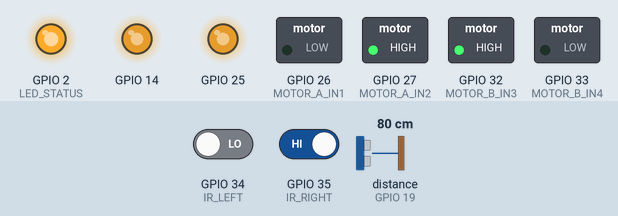
This sketch was run on a simulated ESP32. Parts: switched loads named in the sketch (green lamp = pin HIGH), output pins drawn as LEDs (lit = HIGH). Wiring (inferred from the names in the program): ultrasonic range finder: trigger GPIO 18; echo GPIO 19. The test bench sets the inputs (shaded band); at power-on: GPIO 34 (IR_LEFT) LOW, GPIO 35 (IR_RIGHT) HIGH, distance to the obstacle (sensor on GPIO 19) 80 cm. The echo pulse lasts 58.3 µs per cm; pins used as bus, display or sensor lines are not drawn; what the sketch prints to the serial monitor is not drawn.

Above: at 0.05 s.
At 0.9 s:
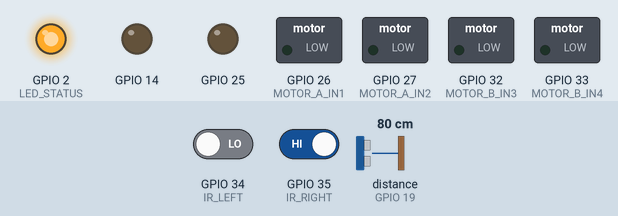
Timing chart, 0 to 3.0 s (numbered marks = the images above):
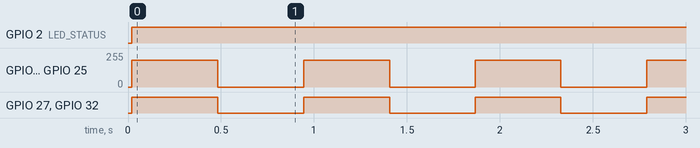

The sketch:

robot_controller.ino
```cpp
/*
 * robot_controller.ino
 * Obstacle-avoiding two-wheel robot for ESP32-WROOM-32.
 *
 * GENERATED by the project's firmware pipeline (Agent 3). Do not hand-edit:
 * change the architecture JSON and regenerate, so the pin map and the code
 * stay in sync.
 *
 * Wiring is fixed by architecture.json. Every pin below is validated against it.
 */

#include <Arduino.h>

// ---------------------------------------------------------------- pin map
#define MOTOR_A_ENA      25
#define MOTOR_A_IN1      26
#define MOTOR_A_IN2      27
#define MOTOR_B_ENB      14
#define MOTOR_B_IN3      32
#define MOTOR_B_IN4      33

#define SONAR_TRIG       18
#define SONAR_ECHO       19

#define IR_LEFT          34
#define IR_RIGHT         35

#define SERVO_SCAN       13
#define LED_STATUS        2

// -------------------------------------------------------------- constants
static const int   STOP_DISTANCE_CM   = 20;
static const int   CLEAR_DISTANCE_CM  = 30;
static const int   CRUISE_DUTY        = 180;
static const int   TURN_DUTY          = 200;
static const int   PWM_FREQ           = 1000;
static const int   PWM_BITS           = 8;
static const unsigned long LOOP_MS    = 20;    // 50 Hz
static const unsigned long SONAR_MS   = 60;    // sensor settling
static const unsigned long TURN_MS    = 450;
static const unsigned long ECHO_TIMEOUT_US = 25000UL;  // ~4 m round trip

// ------------------------------------------------------- PWM compatibility
// Arduino-ESP32 core 2.x and 3.x use different LEDC APIs. This shim keeps the
// sketch compiling on both (NFR-4).
#if defined(ESP_ARDUINO_VERSION_MAJOR) && ESP_ARDUINO_VERSION_MAJOR >= 3
  #define PWM_SETUP(pin, ch)            ledcAttach((pin), PWM_FREQ, PWM_BITS)
  #define PWM_WRITE(pin, ch, duty)      ledcWrite((pin), (duty))
#else
  #define PWM_SETUP(pin, ch)            do { ledcSetup((ch), PWM_FREQ, PWM_BITS); ledcAttachPin((pin), (ch)); } while (0)
  #define PWM_WRITE(pin, ch, duty)      ledcWrite((ch), (duty))
#endif

static const int CH_A = 0;
static const int CH_B = 1;

// ------------------------------------------------------------------ state
enum RobotState { FORWARD, STOPPED, TURNING };
static RobotState state = FORWARD;

static unsigned long lastLoopMs    = 0;
static unsigned long lastSonarMs   = 0;
static unsigned long stateSinceMs  = 0;
static int  distanceCm  = -1;          // -1 = no reading yet
static bool leftBlocked  = false;
static bool rightBlocked = false;
static bool ledOn = false;

// ------------------------------------------------------------------ motors
static void motorsStop() {
  digitalWrite(MOTOR_A_IN1, LOW);
  digitalWrite(MOTOR_A_IN2, LOW);
  digitalWrite(MOTOR_B_IN3, LOW);
  digitalWrite(MOTOR_B_IN4, LOW);
  PWM_WRITE(MOTOR_A_ENA, CH_A, 0);
  PWM_WRITE(MOTOR_B_ENB, CH_B, 0);
}

static void motorsForward(int duty) {
  digitalWrite(MOTOR_A_IN1, HIGH);
  digitalWrite(MOTOR_A_IN2, LOW);
  digitalWrite(MOTOR_B_IN3, HIGH);
  digitalWrite(MOTOR_B_IN4, LOW);
  PWM_WRITE(MOTOR_A_ENA, CH_A, duty);
  PWM_WRITE(MOTOR_B_ENB, CH_B, duty);
}

static void motorsTurnRight(int duty) {
  // left wheel back, right wheel forward -> pivot turn
  digitalWrite(MOTOR_A_IN1, LOW);
  digitalWrite(MOTOR_A_IN2, HIGH);
  digitalWrite(MOTOR_B_IN3, HIGH);
  digitalWrite(MOTOR_B_IN4, LOW);
  PWM_WRITE(MOTOR_A_ENA, CH_A, duty);
  PWM_WRITE(MOTOR_B_ENB, CH_B, duty);
}

// ------------------------------------------------------------------- sonar
// Fully non-blocking HC-SR04 driver. The ping is started on one cycle and the
// echo is sampled on later cycles, so loop() never stalls (NFR-1). A timeout
// or a zero reading is treated as an obstacle (fail safe).
enum SonarPhase { SONAR_IDLE, SONAR_WAIT_RISE, SONAR_WAIT_FALL };
static SonarPhase sonarPhase = SONAR_IDLE;
static unsigned long sonarEdgeUs = 0;

static void sonarPing() {
  digitalWrite(SONAR_TRIG, LOW);
  delayMicroseconds(2);
  digitalWrite(SONAR_TRIG, HIGH);
  delayMicroseconds(10);
  digitalWrite(SONAR_TRIG, LOW);
  sonarEdgeUs = micros();
  sonarPhase = SONAR_WAIT_RISE;
}

static void sonarStep() {
  switch (sonarPhase) {
    case SONAR_IDLE:
      break;

    case SONAR_WAIT_RISE:
      if (digitalRead(SONAR_ECHO) == HIGH) {
        sonarEdgeUs = micros();
        sonarPhase = SONAR_WAIT_FALL;
      } else if (micros() - sonarEdgeUs > ECHO_TIMEOUT_US) {
        distanceCm = 0;                  // no echo: fail safe
        sonarPhase = SONAR_IDLE;
      }
      break;

    case SONAR_WAIT_FALL:
      if (digitalRead(SONAR_ECHO) == LOW) {
        unsigned long width = micros() - sonarEdgeUs;
        distanceCm = (int)(width / 58UL);  // us -> cm
        sonarPhase = SONAR_IDLE;
      } else if (micros() - sonarEdgeUs > ECHO_TIMEOUT_US) {
        distanceCm = 0;                  // echo never ended: fail safe
        sonarPhase = SONAR_IDLE;
      }
      break;
  }
}

// --------------------------------------------------------------- telemetry
static void telemetry() {
  Serial.print("{\"state\":\"");
  Serial.print(state == FORWARD ? "FORWARD" : state == STOPPED ? "STOPPED" : "TURNING");
  Serial.print("\",\"distance_cm\":");
  Serial.print(distanceCm);
  Serial.print(",\"ir_left\":");
  Serial.print(leftBlocked ? 1 : 0);
  Serial.print(",\"ir_right\":");
  Serial.print(rightBlocked ? 1 : 0);
  Serial.println("}");
}

// ------------------------------------------------------------------ status
static void statusService(unsigned long now) {
  bool want = (state == FORWARD) ? ((now / 250) % 2 == 0) : true;
  if (want != ledOn) {
    ledOn = want;
    digitalWrite(LED_STATUS, ledOn ? HIGH : LOW);
  }
}

// -------------------------------------------------------------------- setup
void setup() {
  Serial.begin(115200);

  pinMode(MOTOR_A_IN1, OUTPUT);
  pinMode(MOTOR_A_IN2, OUTPUT);
  pinMode(MOTOR_B_IN3, OUTPUT);
  pinMode(MOTOR_B_IN4, OUTPUT);
  PWM_SETUP(MOTOR_A_ENA, CH_A);
  PWM_SETUP(MOTOR_B_ENB, CH_B);

  pinMode(SONAR_TRIG, OUTPUT);
  pinMode(SONAR_ECHO, INPUT);

  pinMode(IR_LEFT, INPUT);
  pinMode(IR_RIGHT, INPUT);

  pinMode(LED_STATUS, OUTPUT);

  motorsStop();               // never energise the motors before this
  state = FORWARD;
  stateSinceMs = millis();
}

// --------------------------------------------------------------------- loop
void loop() {
  unsigned long now = millis();
  if (now - lastLoopMs < LOOP_MS) return;
  lastLoopMs = now;

  // ---- sensors
  sonarStep();                        // advance the echo measurement every cycle
  if (sonarPhase == SONAR_IDLE && now - lastSonarMs >= SONAR_MS) {
    lastSonarMs = now;
    sonarPing();                      // sensor has settled, start the next ping
  }
  leftBlocked  = (digitalRead(IR_LEFT)  == LOW);
  rightBlocked = (digitalRead(IR_RIGHT) == LOW);

  // ---- state machine
  switch (state) {
    case FORWARD:
      if (distanceCm >= 0 && distanceCm < STOP_DISTANCE_CM) {
        motorsStop();
        state = STOPPED;
        stateSinceMs = now;
      } else if (leftBlocked && !rightBlocked) {
        motorsTurnRight(TURN_DUTY);
        state = TURNING;
        stateSinceMs = now;
      } else {
        motorsForward(CRUISE_DUTY);
      }
      break;

    case STOPPED:
      if (now - stateSinceMs >= TURN_MS) {
        motorsTurnRight(TURN_DUTY);
        state = TURNING;
        stateSinceMs = now;
      }
      break;

    case TURNING:
      if (now - stateSinceMs >= TURN_MS) {
        if (distanceCm >= CLEAR_DISTANCE_CM) {
          motorsForward(CRUISE_DUTY);
          state = FORWARD;
        } else {
          motorsStop();
          state = STOPPED;
        }
        stateSinceMs = now;
      }
      break;
  }

  telemetry();
  statusService(now);
}
```

Measured:
- by itself, GPIO 2 (LED_STATUS): LOW → HIGH at 0.02 s
- by itself, GPIO 14, GPIO 25: alternates 199/255 for 0.46 s and 0/255 for 0.46 s
- by itself, GPIO 27 (MOTOR_A_IN2), GPIO 32 (MOTOR_B_IN3): alternates HIGH for 0.46 s and LOW for 0.46 s
